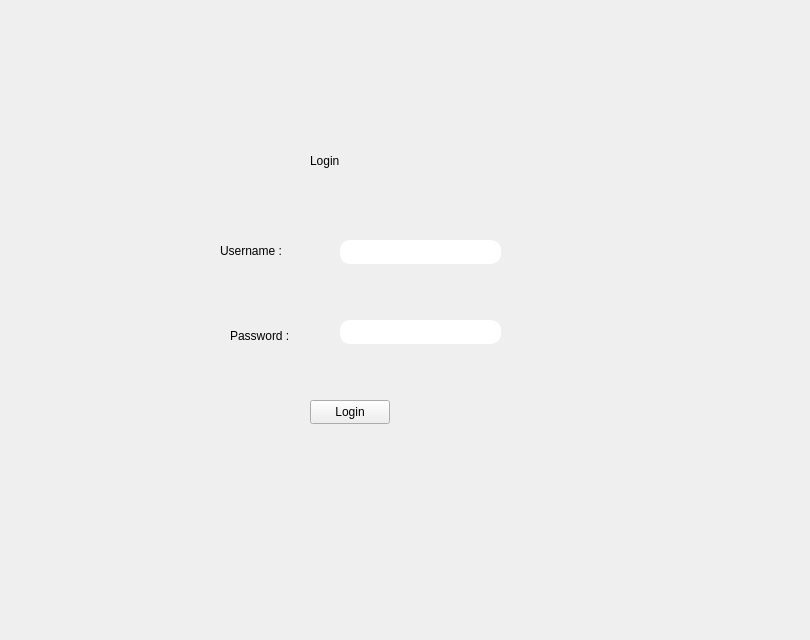
    <widget class="QWidget" name="login">
     <widget class="QWidget" name="widget_11" native="true">
      <property name="geometry">
       <rect>
        <x>140</x>
        <y>90</y>
        <width>491</width>
        <height>371</height>
       </rect>
      </property>
      <widget class="QLabel" name="label_8">
       <property name="geometry">
        <rect>
         <x>170</x>
         <y>20</y>
         <width>241</width>
         <height>101</height>
        </rect>
       </property>
       <property name="styleSheet">
        <string notr="true">
font: 700 40pt &quot;Times New Roman&quot;;</string>
       </property>
       <property name="text">
        <string>Login </string>
       </property>
      </widget>
      <widget class="QLineEdit" name="lineEdit_username">
       <property name="geometry">
        <rect>
         <x>200</x>
         <y>150</y>
         <width>161</width>
         <height>24</height>
        </rect>
       </property>
       <property name="styleSheet">
        <string notr="true">border-radius:10px;
font: 10pt &quot;Segoe UI&quot;;
border:1px solid white;</string>
       </property>
      </widget>
      <widget class="QLineEdit" name="lineEdit_password">
       <property name="geometry">
        <rect>
         <x>200</x>
         <y>230</y>
         <width>161</width>
         <height>24</height>
        </rect>
       </property>
       <property name="styleSheet">
        <string notr="true">border-radius:10px;
font: 10pt &quot;Segoe UI&quot;;
border:1px solid white;</string>
       </property>
       <property name="text">
        <string/>
       </property>
       <property name="echoMode">
        <enum>QLineEdit::EchoMode::PasswordEchoOnEdit</enum>
       </property>
      </widget>
      <widget class="QLabel" name="label_9">
       <property name="geometry">
        <rect>
         <x>80</x>
         <y>140</y>
         <width>111</width>
         <height>41</height>
        </rect>
       </property>
       <property name="styleSheet">
        <string notr="true">font: 700 15pt &quot;Times New Roman&quot;;</string>
       </property>
       <property name="text">
        <string>Username : </string>
       </property>
      </widget>
      <widget class="QLabel" name="label_10">
       <property name="geometry">
        <rect>
         <x>90</x>
         <y>230</y>
         <width>101</width>
         <height>31</height>
        </rect>
       </property>
       <property name="styleSheet">
        <string notr="true">font: 700 15pt &quot;Times New Roman&quot;;</string>
       </property>
       <property name="text">
        <string>Password :</string>
       </property>
      </widget>
      <widget class="QPushButton" name="pushButton_23">
       <property name="geometry">
        <rect>
         <x>170</x>
         <y>310</y>
         <width>80</width>
         <height>24</height>
        </rect>
       </property>
       <property name="text">
        <string>Login</string>
       </property>
      </widget>
     </widget>
     <widget class="QWidget" name="widget_14" native="true">
      <property name="geometry">
       <rect>
        <x>560</x>
        <y>20</y>
        <width>241</width>
        <height>611</height>
       </rect>
      </property>
      <property name="styleSheet">
       <string notr="true">background-image: url(:/QtWidgetsApplication3/download-removebg-preview.png);
background-position: center;
    background-repeat: no-repeat;
</string>
      </property>
     </widget>
    </widget>
